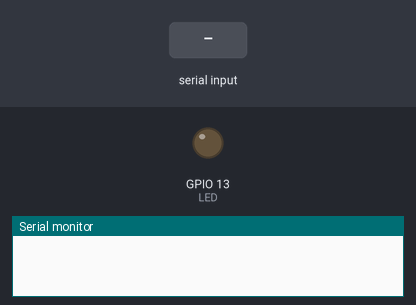
Recording of a sketch running on a simulated ESP32. Parts: output pins drawn as LEDs (lit = HIGH), the last lines printed to the serial monitor. The test bench sets the inputs (shaded band).

Above: at 1.2 s.
1.3 s: "F" received over Serial
At 2.3 s:
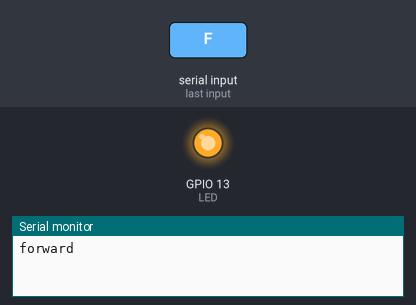
2.8 s: "S" received over Serial
At 3.5 s:
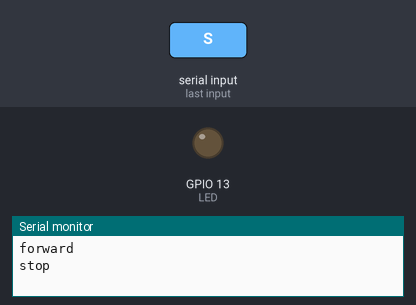
Timing chart, 0 to 5.8 s (numbered marks = the images above; inputs shaded):
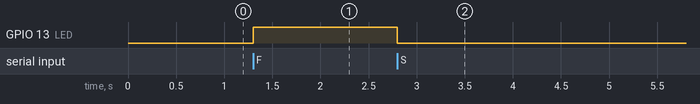

The sketch:

step1.ino
```cpp
// Arduino: receive one-letter commands from the Pi - compiles, not yet tested on hardware
const int LED = 13;

void setup() {
  Serial.begin(115200);
  pinMode(LED, OUTPUT);
}

void loop() {
  if (Serial.available()) {
    char c = Serial.read();
    if (c == 'F') { digitalWrite(LED, HIGH); Serial.println("forward"); }
    if (c == 'S') { digitalWrite(LED, LOW);  Serial.println("stop"); }
    // later: replace the LED with motor driver commands
  }
}
```

Measured:
- after the input at 1.3 s, GPIO 13 (LED): LOW → HIGH at once
- after the input at 2.8 s, GPIO 13 (LED): HIGH → LOW at once
